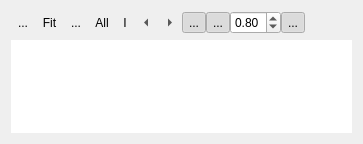
<?xml version="1.0" encoding="UTF-8"?>
<ui version="4.0">
 <class>bdrImageEditorPanelDlg</class>
 <widget class="QDialog" name="bdrImageEditorPanelDlg">
  <property name="geometry">
   <rect>
    <x>0</x>
    <y>0</y>
    <width>363</width>
    <height>144</height>
   </rect>
  </property>
  <property name="windowTitle">
   <string>Image Editor Panel</string>
  </property>
  <layout class="QVBoxLayout" name="verticalLayout">
   <item>
    <layout class="QHBoxLayout" name="horizontalLayout">
     <property name="spacing">
      <number>0</number>
     </property>
     <item>
      <widget class="QToolButton" name="polyEditToolButton">
       <property name="text">
        <string>...</string>
       </property>
       <property name="icon">
        <iconset resource="../icones.qrc">
         <normaloff>:/CC/Stocker/images/stocker/pen.png</normaloff>:/CC/Stocker/images/stocker/pen.png</iconset>
       </property>
       <property name="checkable">
        <bool>true</bool>
       </property>
       <property name="autoRaise">
        <bool>true</bool>
       </property>
      </widget>
     </item>
     <item>
      <widget class="QToolButton" name="ZoomFitToolButton">
       <property name="toolTip">
        <string>Zoom Fit</string>
       </property>
       <property name="autoFillBackground">
        <bool>false</bool>
       </property>
       <property name="text">
        <string>Fit</string>
       </property>
       <property name="icon">
        <iconset resource="../icones.qrc">
         <normaloff>:/CC/Stocker/images/stocker/zoomfit.png</normaloff>:/CC/Stocker/images/stocker/zoomfit.png</iconset>
       </property>
       <property name="autoRaise">
        <bool>true</bool>
       </property>
       <property name="arrowType">
        <enum>Qt::NoArrow</enum>
       </property>
      </widget>
     </item>
     <item>
      <widget class="QToolButton" name="OverlayToolButton">
       <property name="toolTip">
        <string>toogle overlay on point couds</string>
       </property>
       <property name="text">
        <string>...</string>
       </property>
       <property name="icon">
        <iconset resource="../icones.qrc">
         <normaloff>:/CC/Stocker/images/stocker/plus.png</normaloff>:/CC/Stocker/images/stocker/plus.png</iconset>
       </property>
       <property name="checkable">
        <bool>true</bool>
       </property>
       <property name="autoRaise">
        <bool>true</bool>
       </property>
      </widget>
     </item>
     <item>
      <widget class="QToolButton" name="displayAllToolButton">
       <property name="toolTip">
        <string>Show all images or current view</string>
       </property>
       <property name="text">
        <string>All</string>
       </property>
       <property name="icon">
        <iconset resource="../icones.qrc">
         <normaloff>:/CC/Stocker/images/stocker/viewglobe.png</normaloff>:/CC/Stocker/images/stocker/viewglobe.png</iconset>
       </property>
       <property name="checkable">
        <bool>true</bool>
       </property>
       <property name="autoRaise">
        <bool>true</bool>
       </property>
      </widget>
     </item>
     <item>
      <widget class="QToolButton" name="displayBestToolButton">
       <property name="toolTip">
        <string>display best view</string>
       </property>
       <property name="text">
        <string>I</string>
       </property>
       <property name="icon">
        <iconset resource="../icones.qrc">
         <normaloff>:/CC/Stocker/images/stocker/camera.png</normaloff>:/CC/Stocker/images/stocker/camera.png</iconset>
       </property>
       <property name="autoRaise">
        <bool>true</bool>
       </property>
      </widget>
     </item>
     <item>
      <widget class="QToolButton" name="PreviousToolButton">
       <property name="toolTip">
        <string>Previous</string>
       </property>
       <property name="text">
        <string>...</string>
       </property>
       <property name="autoRaise">
        <bool>true</bool>
       </property>
       <property name="arrowType">
        <enum>Qt::LeftArrow</enum>
       </property>
      </widget>
     </item>
     <item>
      <widget class="QToolButton" name="NextToolButton">
       <property name="toolTip">
        <string>Next</string>
       </property>
       <property name="text">
        <string>...</string>
       </property>
       <property name="autoRaise">
        <bool>true</bool>
       </property>
       <property name="arrowType">
        <enum>Qt::RightArrow</enum>
       </property>
      </widget>
     </item>
     <item>
      <widget class="QToolButton" name="linkViewToolButton">
       <property name="toolTip">
        <string>image view linked to the main view</string>
       </property>
       <property name="text">
        <string>...</string>
       </property>
       <property name="icon">
        <iconset resource="../icones.qrc">
         <normaloff>:/CC/Stocker/images/stocker/link.png</normaloff>:/CC/Stocker/images/stocker/link.png</iconset>
       </property>
       <property name="checkable">
        <bool>true</bool>
       </property>
       <property name="checked">
        <bool>true</bool>
       </property>
       <property name="autoRaise">
        <bool>true</bool>
       </property>
      </widget>
     </item>
     <item>
      <widget class="QToolButton" name="CheckObjToolButton">
       <property name="toolTip">
        <string>Check Object BBox</string>
       </property>
       <property name="text">
        <string>...</string>
       </property>
       <property name="icon">
        <iconset resource="../icones.qrc">
         <normaloff>:/CC/Stocker/images/stocker/block.png</normaloff>:/CC/Stocker/images/stocker/block.png</iconset>
       </property>
       <property name="checkable">
        <bool>true</bool>
       </property>
       <property name="checked">
        <bool>true</bool>
       </property>
       <property name="autoRaise">
        <bool>true</bool>
       </property>
      </widget>
     </item>
     <item>
      <widget class="QDoubleSpinBox" name="BoxScaleDoubleSpinBox">
       <property name="toolTip">
        <string>BBox scale to find visible view</string>
       </property>
       <property name="maximum">
        <double>1.000000000000000</double>
       </property>
       <property name="singleStep">
        <double>0.050000000000000</double>
       </property>
       <property name="value">
        <double>0.800000000000000</double>
       </property>
      </widget>
     </item>
     <item>
      <widget class="QToolButton" name="toggleListToolButton">
       <property name="toolTip">
        <string>toggle image list view</string>
       </property>
       <property name="text">
        <string>...</string>
       </property>
       <property name="icon">
        <iconset resource="../icones.qrc">
         <normaloff>:/CC/Stocker/images/stocker/task.png</normaloff>:/CC/Stocker/images/stocker/task.png</iconset>
       </property>
       <property name="checkable">
        <bool>true</bool>
       </property>
       <property name="checked">
        <bool>true</bool>
       </property>
       <property name="autoRaise">
        <bool>true</bool>
       </property>
       <property name="arrowType">
        <enum>Qt::NoArrow</enum>
       </property>
      </widget>
     </item>
     <item>
      <spacer name="horizontalSpacer">
       <property name="orientation">
        <enum>Qt::Horizontal</enum>
       </property>
       <property name="sizeHint" stdset="0">
        <size>
         <width>40</width>
         <height>20</height>
        </size>
       </property>
      </spacer>
     </item>
    </layout>
   </item>
   <item>
    <layout class="QVBoxLayout" name="verticalLayoutTraceFP"/>
   </item>
   <item>
    <widget class="QListWidget" name="imageListWidget">
     <property name="sizePolicy">
      <sizepolicy hsizetype="Expanding" vsizetype="Expanding">
       <horstretch>0</horstretch>
       <verstretch>0</verstretch>
      </sizepolicy>
     </property>
     <property name="frameShape">
      <enum>QFrame::NoFrame</enum>
     </property>
     <property name="frameShadow">
      <enum>QFrame::Sunken</enum>
     </property>
     <property name="editTriggers">
      <set>QAbstractItemView::EditKeyPressed</set>
     </property>
     <property name="isWrapping" stdset="0">
      <bool>false</bool>
     </property>
     <property name="resizeMode">
      <enum>QListView::Fixed</enum>
     </property>
     <property name="layoutMode">
      <enum>QListView::SinglePass</enum>
     </property>
     <property name="spacing">
      <number>2</number>
     </property>
     <property name="viewMode">
      <enum>QListView::IconMode</enum>
     </property>
     <property name="modelColumn">
      <number>0</number>
     </property>
     <property name="uniformItemSizes">
      <bool>false</bool>
     </property>
     <property name="wordWrap">
      <bool>false</bool>
     </property>
     <property name="selectionRectVisible">
      <bool>true</bool>
     </property>
     <property name="sortingEnabled">
      <bool>false</bool>
     </property>
    </widget>
   </item>
  </layout>
 </widget>
 <resources>
  <include location="../icones.qrc"/>
 </resources>
 <connections>
  <connection>
   <sender>toggleListToolButton</sender>
   <signal>toggled(bool)</signal>
   <receiver>imageListWidget</receiver>
   <slot>setVisible(bool)</slot>
   <hints>
    <hint type="sourcelabel">
     <x>113</x>
     <y>20</y>
    </hint>
    <hint type="destinationlabel">
     <x>181</x>
     <y>86</y>
    </hint>
   </hints>
  </connection>
 </connections>
</ui>
